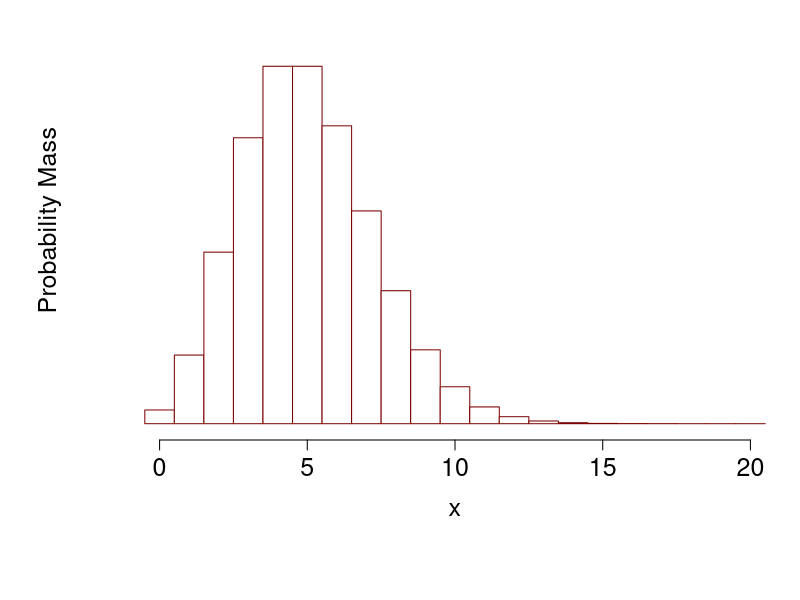

Source code (R):
"Poisson (poisson) probability mass function that allocates probabilities
across the natural numbers"
c_light <- c("#DCBCBC")
c_light_highlight <- c("#C79999")
c_mid <- c("#B97C7C")
c_mid_highlight <- c("#A25050")
c_dark <- c("#8F2727")
c_dark_highlight <- c("#7C0000")

plot_poisson <- function(l) {
  p <- hist(0, breaks=0:21-0.5, plot=FALSE)
  p$counts <- dpois(0:20, l)

  par(mar = c(8, 6, 0, 0.5))
  plot(p, main="", col="white", border=c_dark_highlight,
       xlab="x", xlim=c(-0.5, 20.5), 
       ylab="Probability Mass", ylim=c(0, 0.2), yaxt='n',
       cex.lab=1.5, cex.axis=1.5, cex.main=1.5, cex.sub=1.5)
}

l <- 5
plot_poisson(l)
